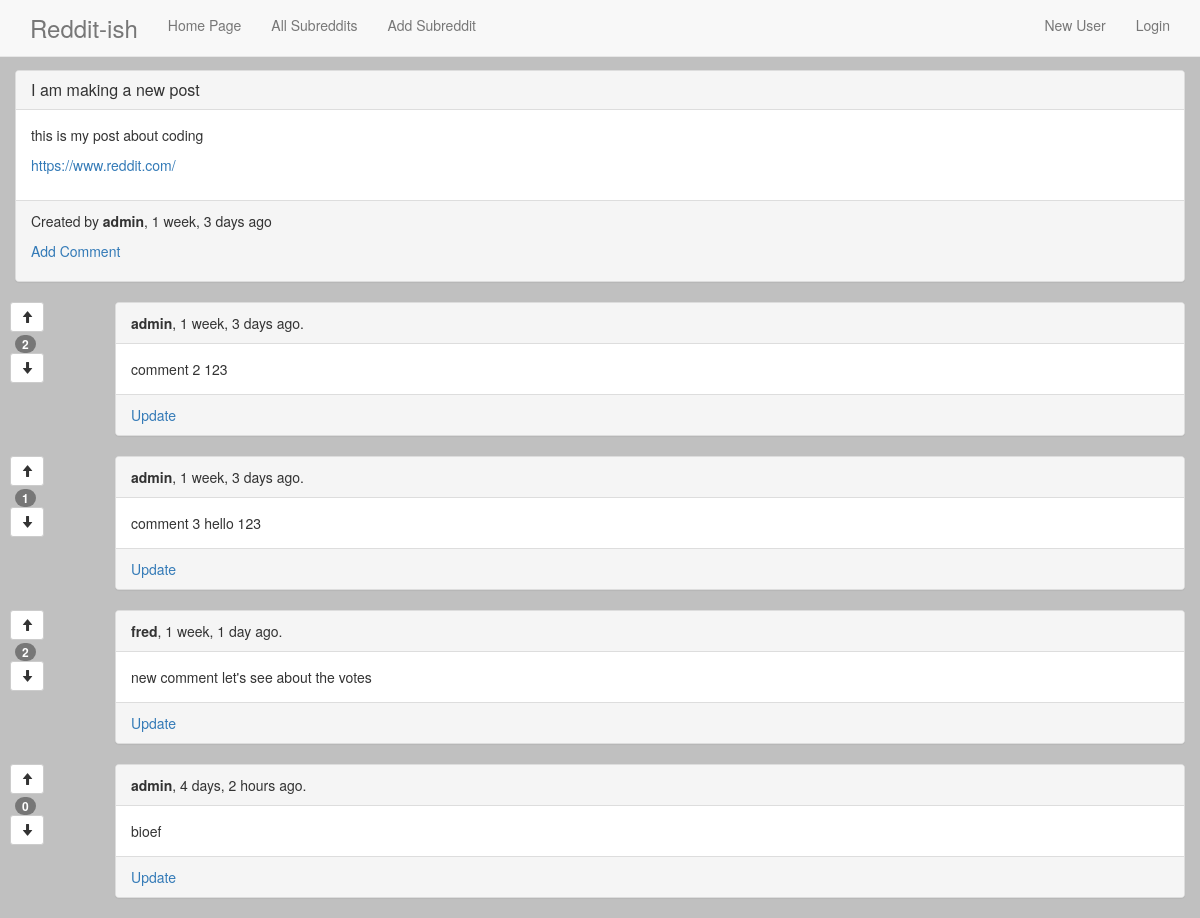
The page /post/57/ on the database its author committed.
### reddit_app/models.py (models this page shows, shortened)
class Post(models.Model):
    title = models.CharField(max_length=175)
    description = models.CharField(max_length=255)
    url = models.URLField(null=True, blank=True)
    creation_time = models.DateTimeField(auto_now_add=True)
    modification_time = models.DateTimeField(auto_now=True)
    subreddit = models.ForeignKey(Subreddit)
    user = models.ForeignKey(User)
    class Meta:
        ordering = ("-creation_time",)
    def all_comments(self):
        return self.comment_set.all()
    def __str__(self):
        return self.title

class Comment(models.Model):
    text = models.TextField(max_length=255)
    user = models.ForeignKey(User)
    post = models.ForeignKey(Post)
    created_time = models.DateTimeField(auto_now_add=True)
    modified_time = models.DateTimeField(auto_now=True)
    @property
    def score(self):
        return sum([comment_obj.comment_score for comment_obj in self.commentvote_set.all()])

class CommentVote(models.Model):
    user = models.ForeignKey(User)
    comment = models.ForeignKey(Comment)
    value = models.BooleanField()
    class Meta:
        unique_together = ('user', 'comment')
    @property
    def comment_score(self):
        if self.value:
            return 1
        return -1

### reddit_app/views.py (the view)
# urls.py: url(r'^post/(?P<pk>\d+)/$', PostDetailView.as_view(), name='post_detail_view'),
class PostDetailView(DetailView):
    model = Post

### templates/reddit_app/post_detail.html (shortened to what this page needs)
{% extends 'base.html' %}
{% block content %}
<div class="panel panel-default">
    <div class="panel-heading">
        <h3 class="panel-title">{{ object }}</a></h3>
    </div>
    <div class="panel-body">
        <p>
            {{ object.description }}
        </p>
        {% if object.url %}
        <p>
            <a href="{{ object.url }}">{{ object.url }}</a>
        </p>
        {% endif %}
    </div>
    <div class="panel-footer">
    <p>
        Created by <b>{{ object.user }}</b>, {{ object.creation_time|timesince }} ago
    </p>
    <p>
        <a href="{% url 'comment_create_view' object.id %}">Add Comment</a>
    </p>
    </div>
</div>
<div class="row">
{% for comment in object.all_comments %}
<div class="col-sm-1">
  <div class="row center-block">
    <div class="col">
    <div class="btn-toolbar" role='group'>
      <form class="" action="{% url 'comment_upvote_view' comment.id %}" method="post">
        <button type="submit" class='btn btn-default btn-sm'>
          <span class="glyphicon glyphicon-arrow-up" aria-hidden="true"></span>
        </button>
      </form>
    </div>
  </div>
  </div>
  <div class="row center-block">
    <div class="col">
      <span class="badge">{{ comment.score }}</span>
    </div>
  </div>
  <div class="row center-block">
    <div class="col">
    <div class="btn-toolbar" role='group'>
      <form class="" action="{% url 'comment_downvote_view' comment.id %}" method="post">
        <button type="submit" class='btn btn-default btn-sm'>
          <span class="glyphicon glyphicon-arrow-down" aria-hidden="true"></span>
        </button>
      </form>
    </div>
  </div>
  </div>
</div>
<div class="col-sm-11">
<div class="panel panel-default">
    <div class="panel-heading">
        <b>{{ comment.user }}</b>, {{ comment.created_time|timesince }} ago.
    </div>
    <div class="panel-body">
        {{ comment.text }}
    </div>
    <div class="panel-footer">
        <a href="{% url 'comment_update_view' comment.id %}">Update</a>
    </div>
</div>
</div>
{% endfor %}
</div>
{% endblock %}

### templates/base.html (style rules this page uses)
body { background-color: silver; padding-top: 70px; }

### rows shown on the page
Post: title "I am making a new post", description "this is my post about coding", url "https://www.reddit.com/", user "admin", creation_time "1 week, 3 days"
Comment: score "2", user "admin", created_time "1 week, 3 days", text "comment 2 123"
Comment: score "1", user "admin", created_time "1 week, 3 days", text "comment 3 hello 123"
Comment: score "2", user "fred", created_time "1 week, 1 day", text "new comment let's see about the votes"
Comment: score "0", user "admin", created_time "4 days, 2 hours", text "bioef"
